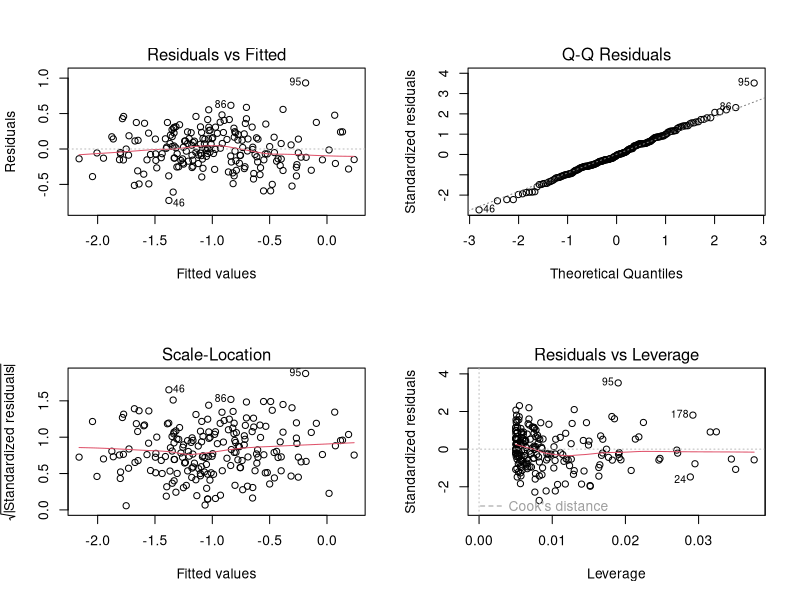
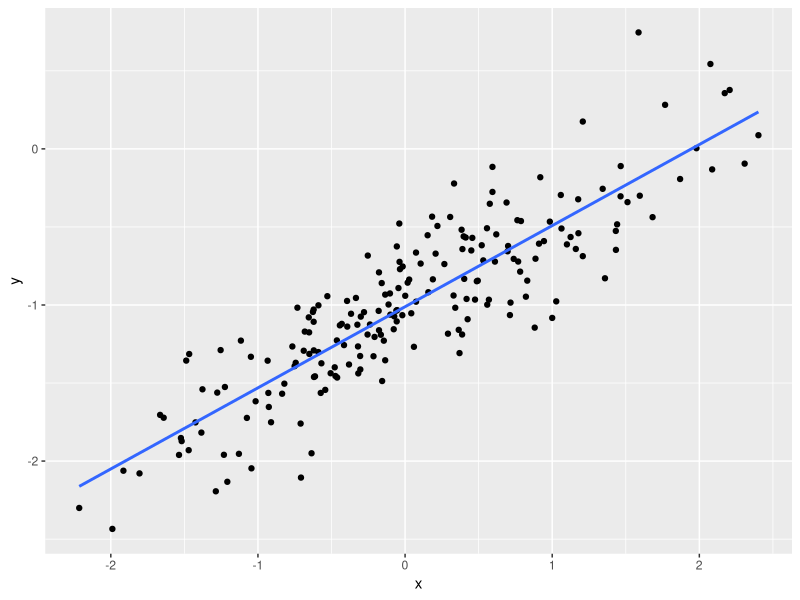
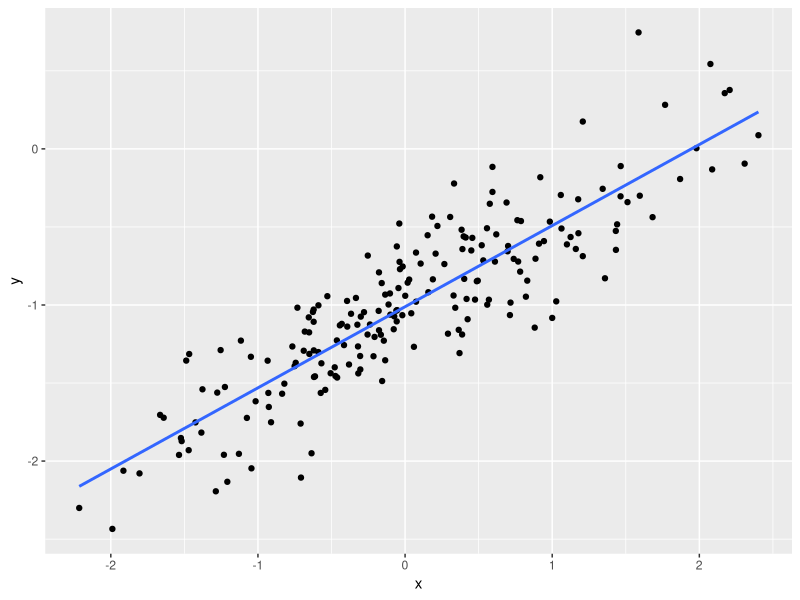
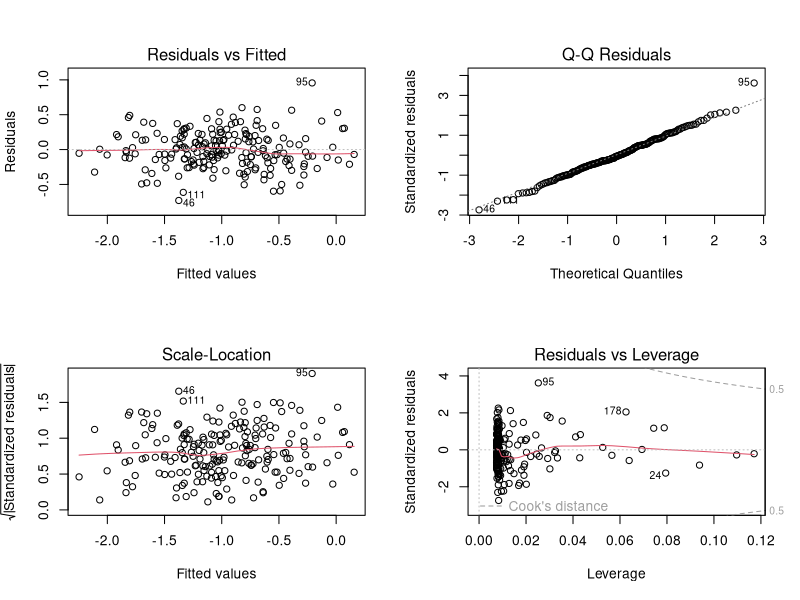
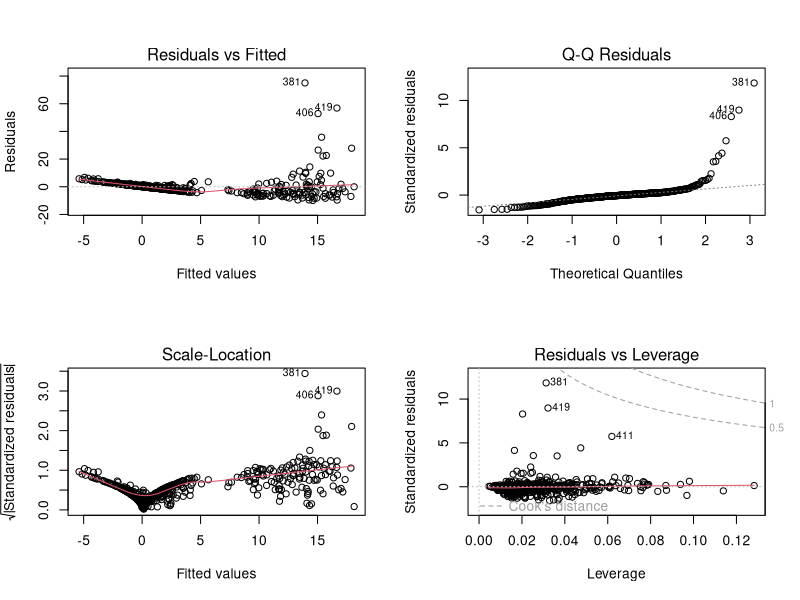
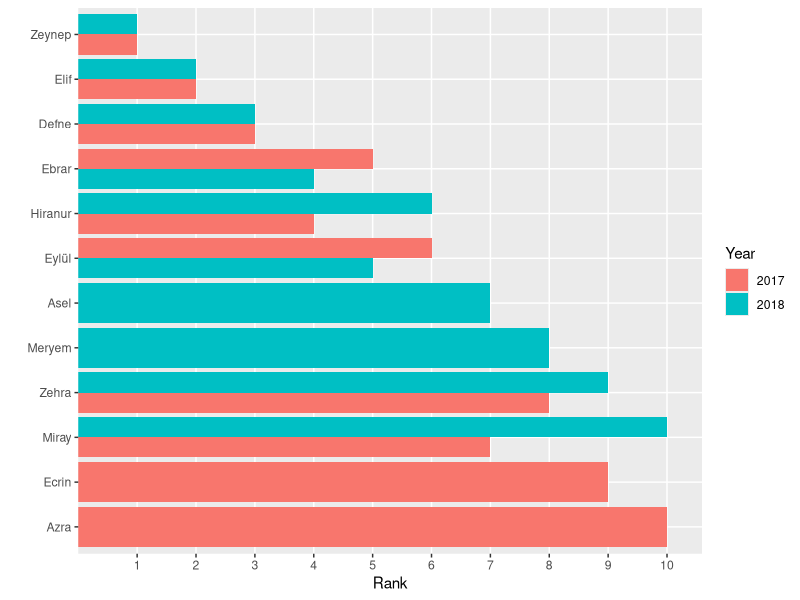

Write the R code that produced these figures, in order.
## ---- chunk 1
knitr::opts_chunk$set(echo = TRUE)
## ---- chunk 2
library(ggplot2)
library(broom)
library(tidyr)
library(tidyverse)
library(dplyr)
set.seed(1)
n      <- 200
set.seed(1)
x <- rnorm(n, mean = 0, sd = 1)
epsilon <- rnorm(n, mean = 0, sd = 0.25)
y = -1 + 0.5*x + rnorm(n, mean = 0, sd = 0.25)
reg1 <- lm(formula = y ~ x)
tidy(reg1)
par(mfrow=c(2,2))
plot(reg1)
ggplot(reg1, aes(x = x, y = y)) + geom_point() + geom_smooth(method = "lm", se = FALSE)
reg2 <- lm(formula = y~x + I(x^2))
anova(reg1, reg2)
ggplot(reg2, aes(x = x, y = y)) +geom_point() + geom_smooth(method = "lm", se = FALSE)
par(mfrow=c(2,2))
plot(reg2)
set.seed(1)
df1 <- tibble(id=1:n, y, x)
train <- sample(n, 100)
train_data <- df1[train, ]
test_data <- df1[-train, ]
lfit <- lm(y ~ x, data = train_data)
qfit <- lm(y ~ x, I(x^2), data = train_data)
lin_predict <- predict(lfit, test_data)
lin_error <- test_data$y - lin_predict
MSE_lfit <- mean(lin_error^2)
MSE_lfit
qupredict <- predict(qfit, test_data)
querror <- test_data$y - qupredict
MSE_qfit <- mean(querror^2)
MSE_qfit
## ---- chunk 3
# put your code here
library(MASS)
regboston <- lm(formula = crim ~ . , data = Boston)
summary(regboston)
names(regboston)
coef(regboston)
confint(regboston)
par(mfrow=c(2,2))
plot(regboston)



## ---- chunk 4
# put your code here
# the data set is already available in the HW project folder 
# you can read it into R using: 
library(tidyverse)
library(readxl)
womennames2018 <- read_excel("womennames2018.xls", range = "A4:AQ338")
head(womennames2018) 
womennames2018 <- rename(womennames2018, "name"="...1")
head(womennames2018)
womennames <- womennames2018 %>%
 pivot_longer(-name, names_to="year", values_to = "rank")
womennames %>%
  arrange(year, name) %>%
  head(10)
top10_2018 <- womennames %>% 
  filter(year==2018, rank<11) %>% 
  arrange(rank)
top10_2018
top10_2017 <- womennames %>% 
  filter(year==2017,rank<11) %>% 
  arrange(rank)
top10_2017
top10 <- full_join(top10_2017, top10_2018)
top10
top10 %>%  
  mutate(Name = factor(name), Rank = factor(rank), Year=factor(year)) %>%  
  ggplot(aes(x=reorder(name,-rank), Rank, fill=Year)) +
  geom_bar(position=position_dodge(), stat = "identity") +
  xlab("") +
  coord_flip()


  

  

